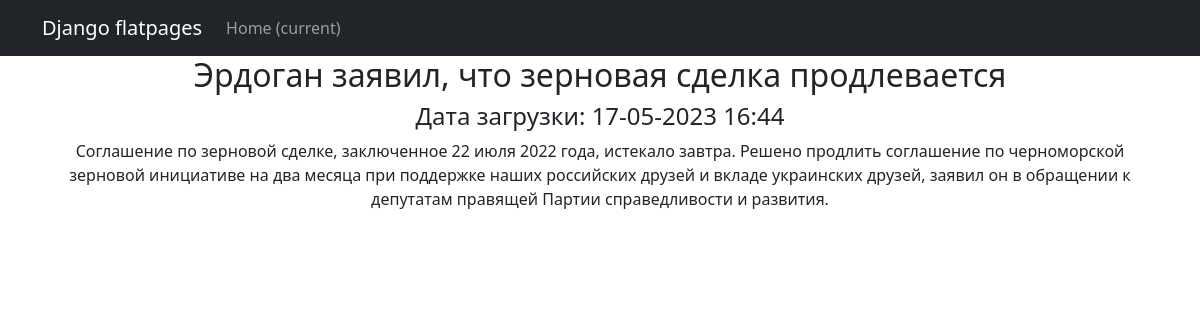
Screenshot of /news/1 with the database file from the repository.
### news/models.py (models this page shows, shortened)
class Post(models.Model):
    author = models.ForeignKey(Author, on_delete=models.CASCADE)
    category = models.ManyToManyField(Category, through='PostCategory')
    type = models.CharField(max_length=2,
                            choices=POST_TYPES,
                            default=article)
    header = models.CharField(max_length=255)
    text = models.TextField()
    _rank = models.IntegerField(default=0, db_column='rank')
    created_datetime = models.DateTimeField(auto_now_add=True)
    @property
    def rank(self):
        return self._rank
    @rank.setter
    def rank(self, value):
        self._rank = int(value) if value >= 0 else 0
        self.save()

### news/views.py (the view)
# urls.py: path('<int:pk>', PostDetail.as_view()),
class PostDetail(DetailView):
    model = Post
    template_name = 'post.html'
    context_object_name = 'post'

### news/templatetags/custom_filters.py (called while the page is built)
@register.filter(name='censor')
def Censor(text: str):
    for word in restricted_lexicon:
        text = re.sub(word, "#" * len(word), text)
    return text

### templates/post.html (shortened to what this page needs)
{% extends 'flatpages/default.html' %}
{% load custom_filters %}
{% block content %}
    {% if post %}
        <h2>
            {{ post.header|censor }}
        </h2>
        <h4>
            Дата загрузки: {{ post.created_datetime|date:'d-m-Y H:i' }}
        </h4>
        <p>
            {{ post.text|censor }}
        </p>
    {% else %}
        <h2>Новость не найдена!</h2>
    {% endif %}
{% endblock content %}

### rows the page displays
Post: header|censor "Эрдоган заявил, что зерновая сделка продлевается", created_datetime "17-05-2023 16:44", text|censor "Соглашение по зерновой сделке, заключенное 22 июля 2022 года, истекало завтра. Решено продлить соглашение по черноморской зерновой инициативе на два месяца при поддержке наших российских друзей и вкладе украинских друзей, заявил он в обращении к депутатам правящей Партии справедливости и развития."
